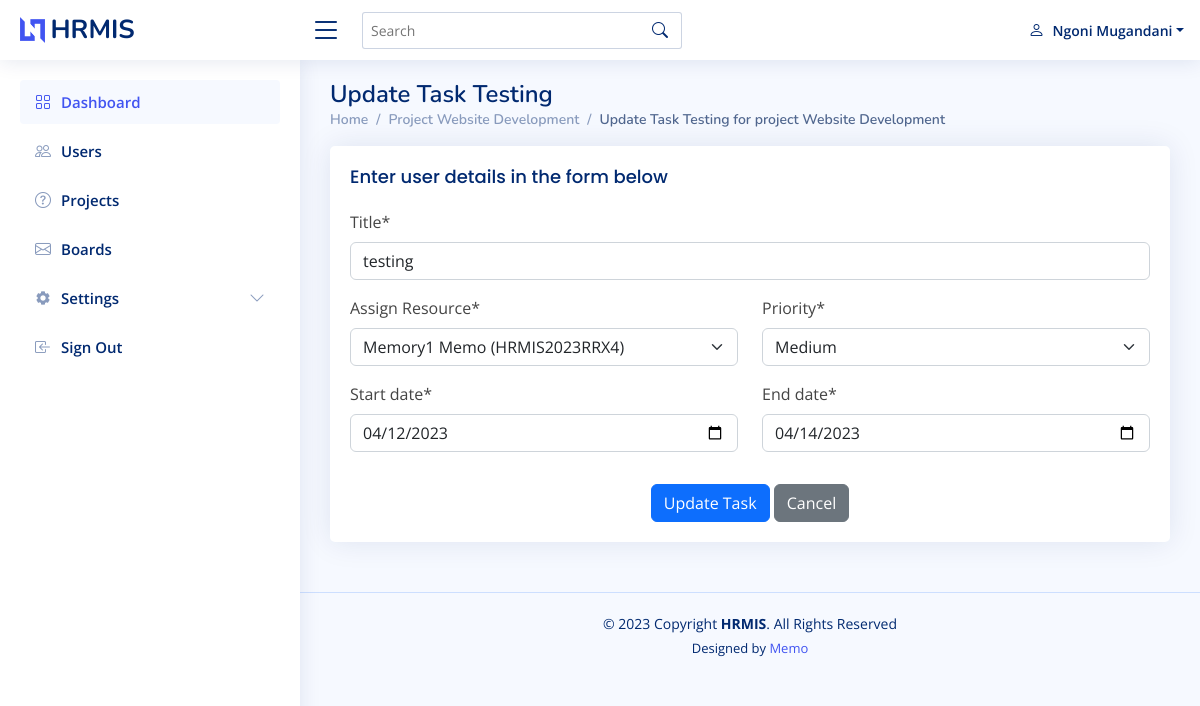
Page /tasks/task-update/4 (signed in) on the committed database.
### accounts/models.py (models this page shows)
class User (AbstractUser):
    DES = (('', 'Choose Designation'), ('admin', 'Admin(Organization)'),('employee', 'Employee'),)
    GENDER = (('', 'Choose Gender'),('female','Female'),('male','Male'))
    first_name = models.CharField(max_length=255)
    last_name = models.CharField(max_length=255)
    is_admin = models.BooleanField(default=False)
    is_employee = models.BooleanField(default=False)
    designation = models.CharField(max_length=30, choices=DES)
    email = models.EmailField(max_length=255)
    phone_number = models.CharField(max_length=255)
    gender = models.CharField(max_length=50, choices=GENDER)
    address = models.TextField()
    def __str__(self):
        return self.first_name.capitalize() + ' ' + self.last_name.capitalize() +' ('+(self.username)+')'
    class Meta:
        ordering = ["-date_joined", ]

### tasks/models.py (models this page shows, shortened)
class Task(models.Model):
    STATUS = (('new','New'),('work in progress','Work In Progress'),('completed','Completed'))
    PRIORITY = (('','Select a Priority'),('low','Low'),('medium','Medium'),('high','High'))
    project = models.ForeignKey(Project, related_name='task_project',on_delete=models.CASCADE)
    resource = models.ForeignKey(User, related_name='task_resource',on_delete=models.CASCADE)
    title = models.CharField(max_length=255)
    percentage_complition = models.PositiveIntegerField(default=0,null=True,blank=True)
    status = models.CharField(max_length=100,choices=STATUS,default='new',null=True,blank=True)
    priority = models.CharField(max_length=100, choices=PRIORITY)
    start_date= models.DateField()
    end_date = models.DateField()
    updated = models.DateTimeField(auto_now=True)
    timestamp = models.DateTimeField(auto_now_add=True)
    class Meta:
        ordering = ["-timestamp", ]

### project/models.py (models this page shows, shortened)
class Project(models.Model):
    name = models.CharField(max_length=255)
    updated = models.DateTimeField(auto_now=True)
    timestamp = models.DateTimeField(auto_now_add=True)
    class Meta:
        ordering = ["-timestamp", ]

### tasks/views.py (the view)
# urls.py: path('task-update/<int:pk>',views.task_update, name='task_update'),
@login_required
def task_update(request, pk):
    template_name = 'create_task.html'
    qs = get_object_or_404(models.Task, pk=pk)
    if request.method == 'POST':
        form = TaskForm(request.POST,instance=qs)
        if form.is_valid():
            form.save()
            messages.success(request, 'Task successfully updated!')
            return redirect('projects:project_details', qs.project.pk)
    else:
        context = {'form': TaskForm(instance=qs), 'obj': qs,'type':'update'}
    return render(request, template_name, context)

### tasks/forms.py
class TaskForm(forms.ModelForm):
    class Meta:
        model = models.Task
        labels = {
            'resource': 'Assign Resource',
        }
        widgets = {
            'start_date': forms.widgets.DateInput(attrs={'class': 'datepicker', 'data-date-format': 'YYYY-MM-DD', 'type': 'date'}),
            'end_date':  forms.widgets.DateInput(attrs={'class': 'datepicker', 'data-date-format': 'YYYY-MM-DD', 'type': 'date'})
        }
        fields = ('resource','title','status','percentage_complition','priority','start_date','end_date')
    def __init__(self, *args, **kwargs):
        super(TaskForm, self).__init__(*args, **kwargs)
        self.fields['resource'].queryset = User.objects.filter(
            designation="employee")

### tasks/templates/create_task.html (shortened to what this page needs)
{% extends 'shared.html' %}
{% load static %}
{% load crispy_forms_tags %}
{% block pagetitle %}
{% if type == 'create' %}
Create Task for Project {{obj.name|title}}
{% else %}
Update Task {{obj.title|title}}
{% endif %}
{% endblock %}
{% block breadcrum %}
<li class="breadcrumb-item"><a href="#">Project {{obj.project.name|title}}</a></li>
<li class="breadcrumb-item active">
{% if type == 'create' %}
Create Task for Project {{obj.name|title}}
{% else %}
Update Task {{obj.title|title}} for project {{obj.project.name|title}}
{% endif %}
</li>
{% endblock %}
{% block content %}
<section class="section">
    <div class="row">
      <div class="col-lg-12">
        <div class="card">
          <div class="card-body">
            <h5 class="card-title">Enter user details in the form below
            </h5>
          {% if type == 'create' %}
          <form action="{% url 'tasks:create_task' obj.pk %}" method="POST">
          {% else %}
          <form action="{% url 'tasks:task_update' obj.pk %}" method="POST">
          {% endif %}
              <div class="row mb-3">
                <div class="col-sm-12">
                    {{ form.title|as_crispy_field }}
                </div>
                  <div class="col-sm-6">
                  {{ form.resource|as_crispy_field }}
              </div>
                <div class="col-sm-6">
                  {{ form.priority|as_crispy_field }}
              </div>
              <div class="col-sm-6">
                {{ form.start_date|as_crispy_field }}
            </div>
            <div class="col-sm-6">
              {{ form.end_date|as_crispy_field }}
          </div>
              </div>
              <div class="text-center">
                <button type="submit" class="btn btn-primary">
                  {% if type == 'create' %}
                  Create Task
                  {% else %}
                  Update Task
                  {% endif %}
                </button>
                <a href="{% url 'projects:project_details' obj.pk %}" class="btn btn-secondary">Cancel</a>
              </div>
            </form>
          </div>
        </div>
      </div>
    </div>
  </section>
{% endblock %}

### templates/shared.html (shortened to what this page needs)
<!DOCTYPE html>
{% load static %}
<html lang="en">
<head>
  <link href="{% static 'assets/vendor/bootstrap/css/bootstrap.min.css' %}" rel="stylesheet">
  <link href="{% static 'assets/vendor/bootstrap-icons/bootstrap-icons.css' %}" rel="stylesheet">
  <link href="{% static 'assets/vendor/boxicons/css/boxicons.min.css' %}" rel="stylesheet">
  <link href="{% static 'assets/vendor/quill/quill.snow.css' %}" rel="stylesheet">
  <link href="{% static 'assets/vendor/quill/quill.bubble.css' %}" rel="stylesheet">
  <link href="{% static 'assets/vendor/remixicon/remixicon.css' %}" rel="stylesheet">
  <link href="{% static 'assets/vendor/simple-datatables/style.css' %}" rel="stylesheet">
  <link href="{% static 'assets/css/style.css' %}" rel="stylesheet">
</head>
<body>
  <header id="header" class="header fixed-top d-flex align-items-center">
    <div class="d-flex align-items-center justify-content-between">
      <a href="/" class="logo d-flex align-items-center">
        <img src="{% static 'assets/img/logo.png' %}" alt="">
        <span class="d-none d-lg-block">HRMIS</span>
      </a>
      <i class="bi bi-list toggle-sidebar-btn"></i>
    </div>
    <div class="search-bar">
      <form class="search-form d-flex align-items-center" method="POST" action="#">
        <input type="text" name="query" placeholder="Search" title="Enter search keyword">
        <button type="submit" title="Search"><i class="bi bi-search"></i></button>
      </form>
    </div>
    <nav class="header-nav ms-auto">
      <ul class="d-flex align-items-center">
        <li class="nav-item dropdown pe-3">
          <a class="nav-link nav-profile d-flex align-items-center pe-0" href="#" data-bs-toggle="dropdown">
            <i class="bi bi-person"></i>
            <span class="d-none d-md-block dropdown-toggle ps-2">{{request.user.first_name|title}} {{request.user.last_name|title}}</span>
          </a>
        </li>
      </ul>
    </nav>
  </header>
  <aside id="sidebar" class="sidebar">
    <ul class="sidebar-nav" id="sidebar-nav">
      <li class="nav-item">
        <a class="nav-link " href="/">
          <i class="bi bi-grid"></i>
          <span>Dashboard</span>
        </a>
      </li>
      {% if request.user.is_admin %}
      <li class="nav-item">
        <a class="nav-link collapsed" href="{% url 'accounts:users' %}">
          <i class="bi bi-people"></i>
          <span>Users</span>
        </a>
      </li>
      <li class="nav-item">
        <a class="nav-link collapsed" href="{% url 'projects:projects' %}">
          <i class="bi bi-question-circle"></i>
          <span>Projects</span>
        </a>
      </li>
      <li class="nav-item">
        <a class="nav-link collapsed" href="{% url 'boards:boards' %}">
          <i class="bi bi-envelope"></i>
          <span>Boards</span>
        </a>
      </li>
      <li class="nav-item">
        <a class="nav-link collapsed" data-bs-target="#components-nav" data-bs-toggle="collapse" href="#">
          <i class="bx bxs-cog"></i><span>Settings</span><i class="bi bi-chevron-down ms-auto"></i>
        </a>
      </li>
    {% endif %}
      <li class="nav-item">
        <a class="nav-link collapsed" href="{% url 'logout' %}">
          <i class="bi bi-box-arrow-in-left"></i>
          <span>Sign Out</span>
        </a>
      </li>
    </ul>
  </aside>
  <main id="main" class="main">
    <div class="pagetitle">
      <h1>{% block pagetitle %}{% endblock %}</h1>
      <nav>
        <ol class="breadcrumb">
          <li class="breadcrumb-item"><a href="{% url 'accounts:redirect_logged' %}">Home</a></li>
          {% block breadcrum %}{% endblock %}
        </ol>
      </nav>
    </div>
    <section class="section dashboard">
        {% block content %}
        {% endblock %}
    </section>
  </main>
  <footer id="footer" class="footer">
    <div class="copyright">
        © {% now "Y" %} Copyright <strong><span>HRMIS</span></strong>. All Rights Reserved
    </div>
    <div class="credits">
      Designed by <a href="https://bootstrapmade.com/">Memo</a>
    </div>
  </footer>
</body>
</html>

### static_files/assets/css/style.css (style rules this page uses)
:root { scroll-behavior: smooth; }
body { font-family: "Open Sans", sans-serif; background: #f6f9ff; color: #444444; }
a { color: #4154f1; text-decoration: none; }
h1, h2, h3, h4, h5, h6 { font-family: "Nunito", sans-serif; }
#main { margin-top: 60px; padding: 20px 30px; transition: all 0.3s; }
.pagetitle { margin-bottom: 10px; }
.pagetitle h1 { font-size: 24px; margin-bottom: 0; font-weight: 600; color: #012970; }
.card { margin-bottom: 30px; border: none; border-radius: 5px; box-shadow: 0px 0 30px rgba(1, 41, 112, 0.1); }
.card-title { padding: 20px 0 15px 0; font-size: 18px; font-weight: 500; color: #012970; font-family: "Poppins", sans-serif; }
.card-body { padding: 0 20px 20px 20px; }
.breadcrumb { font-size: 14px; font-family: "Nunito", sans-serif; color: #899bbd; font-weight: 600; }
.breadcrumb a { color: #899bbd; transition: 0.3s; }
.breadcrumb .breadcrumb-item::before { color: #899bbd; }
.breadcrumb .active { color: #51678f; font-weight: 600; }
.logo { line-height: 1; }
@media (min-width: 1200px) { .logo { width: 280px; } }
.logo img { max-height: 26px; margin-right: 6px; }
.logo span { font-size: 26px; font-weight: 700; color: #012970; font-family: "Nunito", sans-serif; }
.header { transition: all 0.5s; z-index: 997; height: 60px; box-shadow: 0px 2px 20px rgba(1, 41, 112, 0.1); background-color: #fff; padding-left: 20px; }
.header .toggle-sidebar-btn { font-size: 32px; padding-left: 10px; cursor: pointer; color: #012970; }
.header .search-bar { min-width: 360px; padding: 0 20px; }
.header .search-form { width: 100%; }
.header .search-form input { border: 0; font-size: 14px; color: #012970; border: 1px solid rgba(1, 41, 112, 0.2); padding: 7px 38px 7px 8px; border-radius: 3px; transition: 0.3s; width: 100%; }
.header .search-form button { border: 0; padding: 0; margin-left: -30px; background: none; }
.header .search-form button i { color: #012970; }
.header-nav ul { list-style: none; }
.header-nav>ul { margin: 0; padding: 0; }
.header-nav .nav-profile { color: #012970; }
.header-nav .nav-profile span { font-size: 14px; font-weight: 600; }
.sidebar { position: fixed; top: 60px; left: 0; bottom: 0; width: 300px; z-index: 996; transition: all 0.3s; padding: 20px; overflow-y: auto; scrollbar-width: thin; scrollbar-color: #aab7cf transparent; box-shadow: 0px 0px 20px rgba(1, 41, 112, 0.1); background-color: #fff; }
@media (min-width: 1200px) { #main, #footer { margin-left: 300px; } }
.sidebar-nav { padding: 0; margin: 0; list-style: none; }
.sidebar-nav li { padding: 0; margin: 0; list-style: none; }
.sidebar-nav .nav-item { margin-bottom: 5px; }
.sidebar-nav .nav-link { display: flex; align-items: center; font-size: 15px; font-weight: 600; color: #4154f1; transition: 0.3; background: #f6f9ff; padding: 10px 15px; border-radius: 4px; }
.sidebar-nav .nav-link i { font-size: 16px; margin-right: 10px; color: #4154f1; }
.sidebar-nav .nav-link.collapsed { color: #012970; background: #fff; }
.sidebar-nav .nav-link.collapsed i { color: #899bbd; }
.sidebar-nav .nav-link .bi-chevron-down { margin-right: 0; transition: transform 0.2s ease-in-out; }
.footer { padding: 20px 0; font-size: 14px; transition: all 0.3s; border-top: 1px solid #cddfff; }
.footer .copyright { text-align: center; color: #012970; }
.footer .credits { padding-top: 5px; text-align: center; font-size: 13px; color: #012970; }

### rows in the picture
User: user.first_name "Ngoni", user.last_name "Mugandani"
Task: title "Testing", project.name "Website Development", title "testing", resource "Memory1 Memo (HRMIS2023RRX4)", priority "Medium", start_date "04/12/2023", end_date "04/14/2023"
